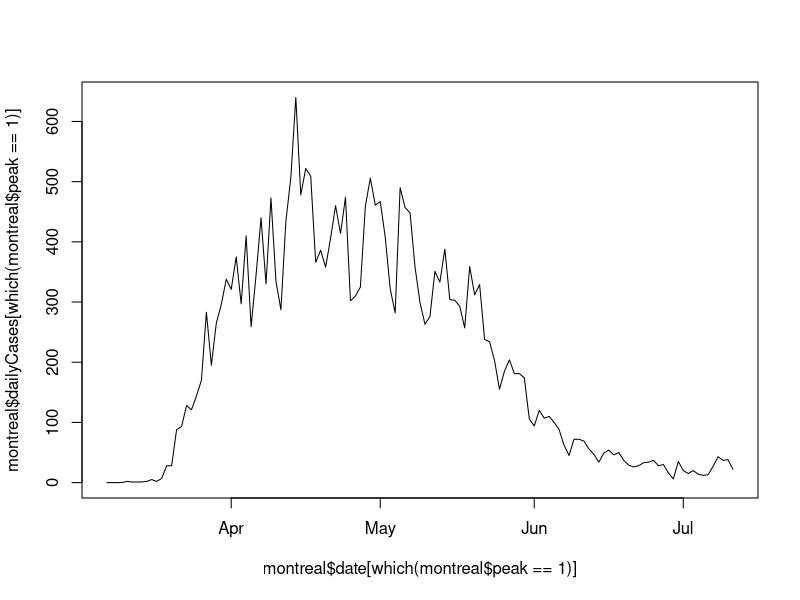
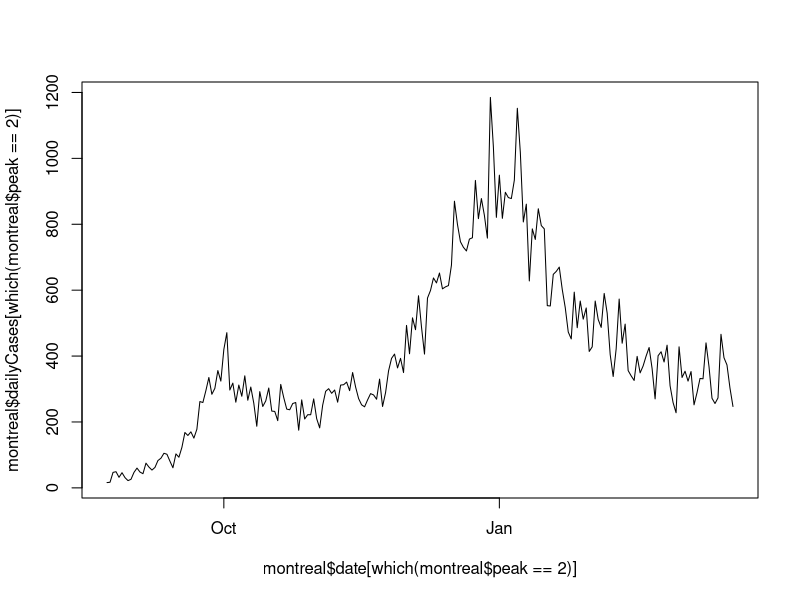
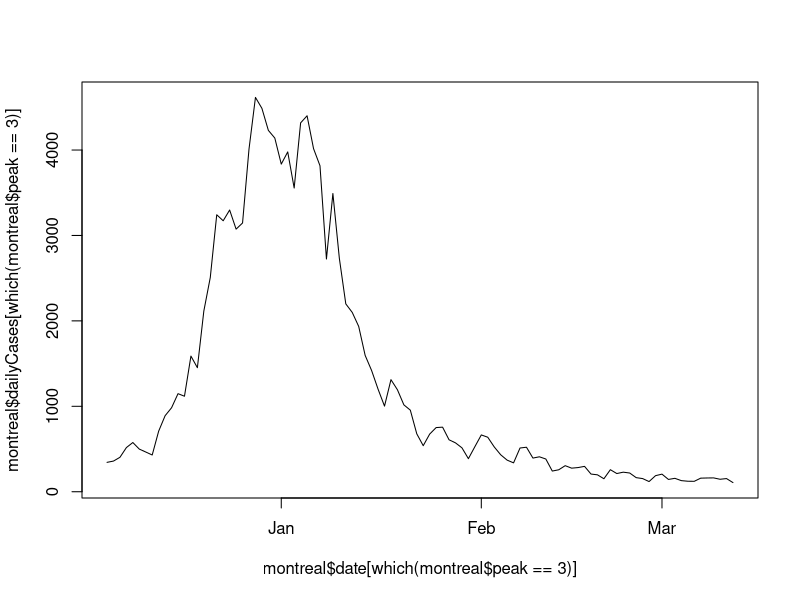

Recreate these plots in R, in order.
################################################################################
# montreal data formatting
# data downloaded from :
# https://www.inspq.qc.ca/covid-19/donnees on Aug 21, 2022
# waves defined on their website:
# wave 1: Feb 23 - 11 July 2020
# wave 2: Aug 23, 2020 - March 20, 2021 (delta)
# wave 5: Dec 5, 2021 - March 12, 2022 (omicron)
################################################################################


library(lubridate)

### Read in downloaded data
cases <- read.csv("graph_1-1.csv")[,c(1,3)]
hosps <- read.csv("graph_2-2.csv")
deaths <- read.csv("graph_3-1.csv")

colnames(cases) <- c('date', 'dailyCases')
colnames(hosps) <- c('date', 'dailyHosp')
colnames(deaths) <- c('date', 'dailyDeaths')

# format dates
cases$date <- as.Date(cases$date)
hosps$date <- as.Date(hosps$date)
deaths$date <- as.Date(deaths$date)

# start data at end of Feb instead of january
cases  <- cases[cases$date >= as.Date('2020-02-23'),]
hosps  <- hosps[hosps$date >= as.Date('2020-02-23'),]

# deaths start march 14, fill in data
deathAdd <- data.frame(date = as.Date(as.Date('2020-02-23'):as.Date('2020-03-13')),
                       dailyDeaths = 0)
deaths  <- rbind.data.frame(deathAdd, deaths)

# don't need data after omicron wave
cases  <- cases[cases$date <= as.Date('2022-03-12'),]
hosps  <- hosps[hosps$date <= as.Date('2022-03-12'),]
deaths  <- deaths[deaths$date <= as.Date('2022-03-12'),]

# merge together
montreal <- merge(cases, hosps, by = 'date')
montreal <- merge(montreal, deaths, by = 'date', all.x = T)


# population
montreal$Population <- 1762949

# peak identifier
montreal$peak <- NA

# peak 1 - Feb 23 - 11 July 2020 (but first case observed march 6)
startDate <- as.Date('2020-03-07')
endDate <- as.Date('2020-07-12')
montreal$peak[montreal$date >= startDate & montreal$date < endDate]<- 1

plot(montreal$date[which(montreal$peak == 1)], 
     montreal$dailyCases[which(montreal$peak == 1)], pch = 16, type = 'l')

# peak 2 - Aug 23, 2020 - March 20, 2021
startDate <- as.Date('2020-08-23')
endDate <- as.Date('2021-03-21')
montreal$peak[montreal$date >= startDate & montreal$date < endDate]<- 2

plot(montreal$date[which(montreal$peak == 2)], 
     montreal$dailyCases[which(montreal$peak == 2)], pch = 16, type = 'l')

# peak 3 - Dec 5, 2021 - March 12, 2022
startDate <- as.Date('2021-12-05')
endDate <- as.Date('2022-03-13')
montreal$peak[montreal$date >= startDate & montreal$date < endDate]<- 3

plot(montreal$date[which(montreal$peak == 3)], 
     montreal$dailyCases[which(montreal$peak == 3)], pch = 16, type = 'l')



movingAverage <- function(x, bw) {
    n <- length(x)
    bw <- floor(bw)
    out <- rep(0, n)
    for (i in 1:n) {
        if (i < bw) {
            t1 = 1
            t2 = i
        } else {
            t1 = i - bw + 1
            t2 = i
        }
        out[i] <- mean(x[t1:t2])
    }
    return(out)
}

# smooth due to weekend effects
# keep raw data for first month
montreal$dailyCases <- c(montreal$dailyCases[1:30], 
                         round(movingAverage(montreal$dailyCases, 3))[-c(1:30)])
montreal$dailyHosp <- c(montreal$dailyHosp[1:30], 
                        round(movingAverage(montreal$dailyHosp, 3))[-c(1:30)])
montreal$dailyDeaths <- c(montreal$dailyDeaths[1:30], 
                          round(movingAverage(montreal$dailyDeaths, 3))[-c(1:30)])


write.csv(montreal, 'montrealClean.csv', quote = F, row.names = F)


